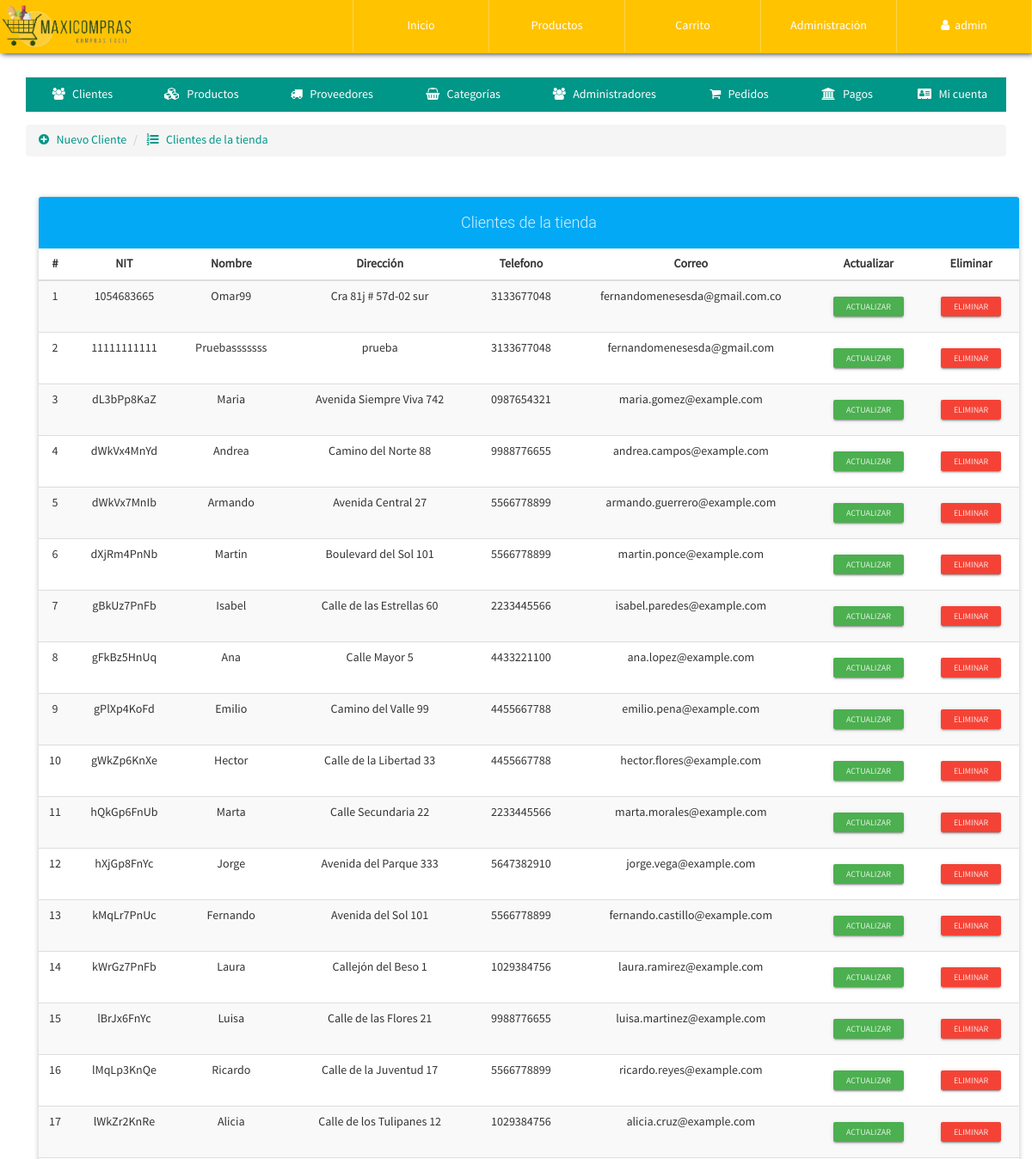
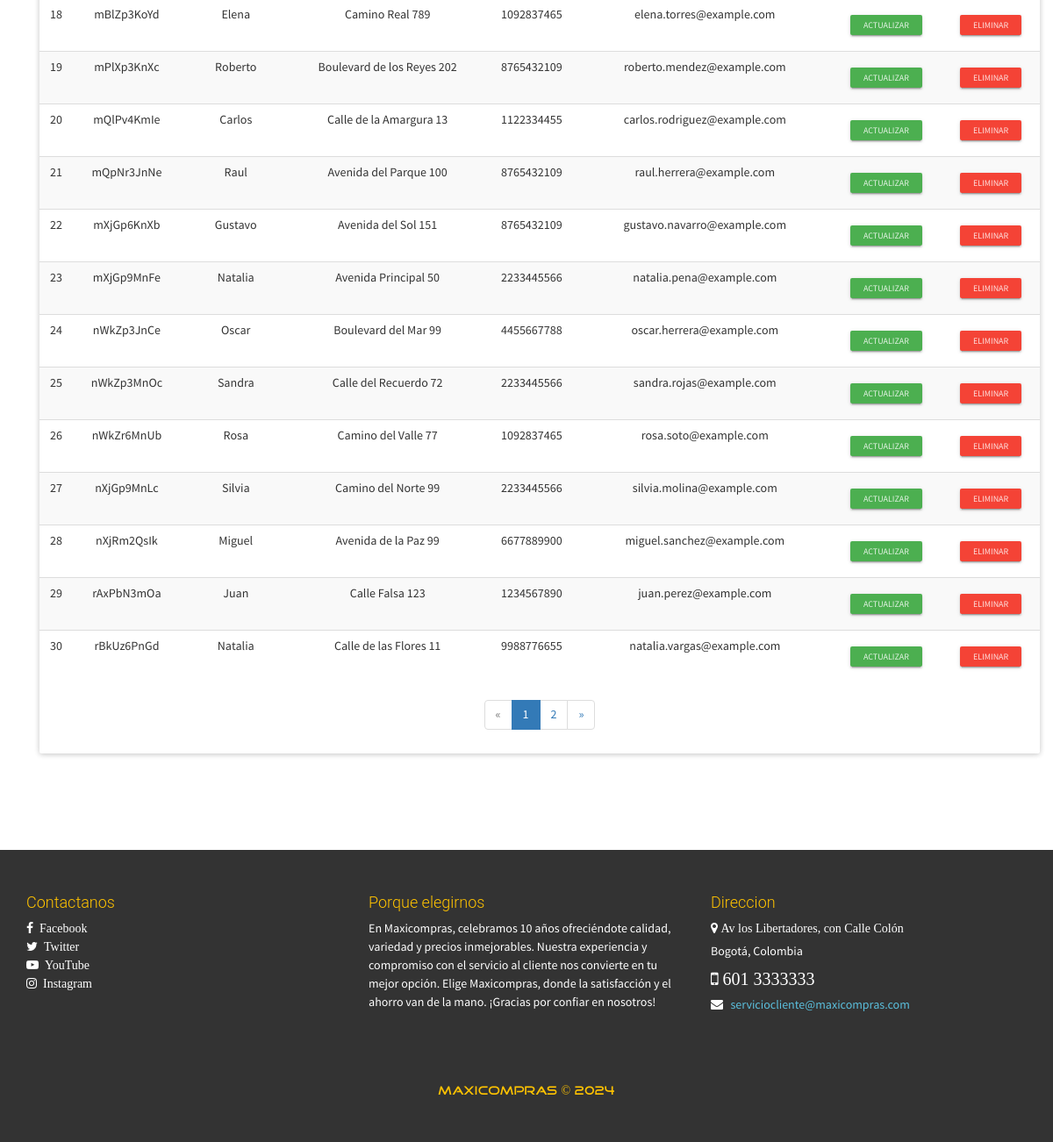
Screenshot of /configAdmin.php?view=clientelist (signed in) with the database file from the repository (2 pictures, top to bottom).
### tables this page shows
CREATE TABLE `cliente` (
  `NIT` varchar(30) NOT NULL,
  `Nombre` varchar(30) NOT NULL,
  `NombreCompleto` varchar(70) NOT NULL,
  `Apellido` varchar(70) NOT NULL,
  `Clave` text NOT NULL,
  `Direccion` varchar(200) NOT NULL,
  `Telefono` varchar(20) NOT NULL,
  `Email` varchar(30) NOT NULL
);

### admin/clientelist-view.php (the view, shortened to what this page needs)
<ul class="breadcrumb" style="margin-bottom: 5px;">
    <li>
        <a href="configAdmin.php?view=cliente">
            <i class="fa fa-plus-circle" aria-hidden="true"></i> &nbsp; Nuevo Cliente
        </a>
    </li>
    <li>
        <a href="configAdmin.php?view=clientelist"><i class="fa fa-list-ol" aria-hidden="true"></i> &nbsp; Clientes de la tienda</a>
    </li>
</ul>
<div class="container">
	<div class="row">
		<div class="col-xs-12">
            <br><br>
            <div class="panel panel-info">
                <div class="panel-heading text-center"><h4>Clientes de la tienda</h4></div>
              	<div class="table-responsive">
                  <table class="table table-striped table-hover">
                      	<thead>
                          	<tr>
								<th class="text-center">#</th>
                              	<th class="text-center">NIT</th>
                              	<th class="text-center">Nombre</th>
                              	<th class="text-center">Dirección</th>
                              	<th class="text-center">Telefono</th>
                              	<th class="text-center">Correo</th>
                              	<th class="text-center">Actualizar</th>
                              	<th class="text-center">Eliminar</th>
                          	</tr>
                      	</thead>
                      	<tbody>
                          	<?php
								$mysqli = mysqli_connect(SERVER, USER, PASS, BD);
								mysqli_set_charset($mysqli, "utf8");
								$pagina = isset($_GET['pag']) ? (int)$_GET['pag'] : 1;
								$regpagina = 30;
								$inicio = ($pagina > 1) ? (($pagina * $regpagina) - $regpagina) : 0;
								$proveedores=mysqli_query($mysqli,"SELECT SQL_CALC_FOUND_ROWS * FROM cliente LIMIT $inicio, $regpagina");
								$totalregistros = mysqli_query($mysqli,"SELECT FOUND_ROWS()");
								$totalregistros = mysqli_fetch_array($totalregistros, MYSQLI_ASSOC);
								$numeropaginas = ceil($totalregistros["FOUND_ROWS()"]/$regpagina);
								$cr=$inicio+1;
                                while($prov=mysqli_fetch_array($proveedores, MYSQLI_ASSOC)){
                            ?>
							<tr>
								<td class="text-center"><?php echo $cr; ?></td>
								<td class="text-center"><?php echo $prov['NIT']; ?></td>
								<td class="text-center"><?php echo $prov['Nombre']; ?></td>
								<td class="text-center"><?php echo $prov['Direccion']; ?></td>
								<td class="text-center"><?php echo $prov['Telefono']; ?></td>
								<td class="text-center"><?php echo $prov['Email']; ?></td>
								<td class="text-center">
	                        		<a href="configAdmin.php?view=clienteinfo&code=<?php echo $prov['NIT']; ?>" class="btn btn-raised btn-xs btn-success">Actualizar</a>
	                        	</td>
	                        	<td class="text-center">
	                        		<form action="process/delcliente.php" method="POST" class="FormCatElec" data-form="delete">
	                        			<button type="submit" class="btn btn-raised btn-xs btn-danger">Eliminar</button>
	                        		</form>
	                        	</td>
                            <?php
                            	$cr++;
                                }
                            ?>
                      	</tbody>
                  </table>
              	</div>
                <?php if($numeropaginas>=1): ?>
              	<div class="text-center">
                  <ul class="pagination">
                    <?php if($pagina == 1): ?>
                        <li class="disabled">
                            <a>
                                <span aria-hidden="true">&laquo;</span>
                            </a>
                        </li>
                    <?php endif; ?>
                    <?php
                        for($i=1; $i <= $numeropaginas; $i++ ){
                            if($pagina == $i){
                                echo '<li class="active"><a href="configAdmin.php?view=clientelist&pag='.$i.'">'.$i.'</a></li>';
                            }else{
                                echo '<li><a href="configAdmin.php?view=clientelist&pag='.$i.'">'.$i.'</a></li>';
                            }
                        }
                    ?>
                    <?php if($pagina == $numeropaginas): ?>
                        <li class="disabled">
                            <a>
                                <span aria-hidden="true">&raquo;</span>
                            </a>
                        </li>
                    <?php else: ?>
                        <li>
                            <a href="configAdmin.php?view=clientelist&pag=<?php echo $pagina+1; ?>">
                                <span aria-hidden="true">&raquo;</span>
                            </a>
                        </li>
                    <?php endif; ?>
                  </ul>
                </div>
                <?php endif; ?>
            </div>
        </div>
	</div>
</div>

### css/style.css (style rules this page uses)
body { font-family: "FontFamilySPro"; line-height: 1.5; font-size: 1.4em; width: 100%; height: 100%; margin: 0px; padding: 0px; background-position: center center; background-repeat: no-repeat; background-attachment: fixed; background-size: cover; background-color: #fff; }
#container-page-configAdmin { background-image: url(../assets/img/font-registration.JPG); }

### rows the page displays
cliente: NIT "1054683665", Nombre "Omar99", Direccion "Cra 81j # 57d-02 sur", Telefono "3133677048", Email "fernandomenesesda@gmail.com.co"
cliente: NIT "11111111111", Nombre "Pruebasssssss", Direccion "prueba", Telefono "3133677048", Email "fernandomenesesda@gmail.com"
cliente: NIT "dL3bPp8KaZ", Nombre "Maria", Direccion "Avenida Siempre Viva 742", Telefono "0987654321", Email "maria.gomez@example.com"
cliente: NIT "dWkVx4MnYd", Nombre "Andrea", Direccion "Camino del Norte 88", Telefono "9988776655", Email "andrea.campos@example.com"
cliente: NIT "dWkVx7MnIb", Nombre "Armando", Direccion "Avenida Central 27", Telefono "5566778899", Email "armando.guerrero@example.com"
cliente: NIT "dXjRm4PnNb", Nombre "Martin", Direccion "Boulevard del Sol 101", Telefono "5566778899", Email "martin.ponce@example.com"
cliente: NIT "gBkUz7PnFb", Nombre "Isabel", Direccion "Calle de las Estrellas 60", Telefono "2233445566", Email "isabel.paredes@example.com"
cliente: NIT "gFkBz5HnUq", Nombre "Ana", Direccion "Calle Mayor 5", Telefono "4433221100", Email "ana.lopez@example.com"
cliente: NIT "gPlXp4KoFd", Nombre "Emilio", Direccion "Camino del Valle 99", Telefono "4455667788", Email "emilio.pena@example.com"
cliente: NIT "gWkZp6KnXe", Nombre "Hector", Direccion "Calle de la Libertad 33", Telefono "4455667788", Email "hector.flores@example.com"
cliente: NIT "hQkGp6FnUb", Nombre "Marta", Direccion "Calle Secundaria 22", Telefono "2233445566", Email "marta.morales@example.com"
cliente: NIT "hXjGp8FnYc", Nombre "Jorge", Direccion "Avenida del Parque 333", Telefono "5647382910", Email "jorge.vega@example.com"
cliente: NIT "kMqLr7PnUc", Nombre "Fernando", Direccion "Avenida del Sol 101", Telefono "5566778899", Email "fernando.castillo@example.com"
cliente: NIT "kWrGz7PnFb", Nombre "Laura", Direccion "Callejón del Beso 1", Telefono "1029384756", Email "laura.ramirez@example.com"
cliente: NIT "lBrJx6FnYc", Nombre "Luisa", Direccion "Calle de las Flores 21", Telefono "9988776655", Email "luisa.martinez@example.com"
cliente: NIT "lMqLp3KnQe", Nombre "Ricardo", Direccion "Calle de la Juventud 17", Telefono "5566778899", Email "ricardo.reyes@example.com"
cliente: NIT "lWkZr2KnRe", Nombre "Alicia", Direccion "Calle de los Tulipanes 12", Telefono "1029384756", Email "alicia.cruz@example.com"
cliente: NIT "mBlZp3KoYd", Nombre "Elena", Direccion "Camino Real 789", Telefono "1092837465", Email "elena.torres@example.com"
cliente: NIT "mPlXp3KnXc", Nombre "Roberto", Direccion "Boulevard de los Reyes 202", Telefono "8765432109", Email "roberto.mendez@example.com"
cliente: NIT "mQlPv4KmIe", Nombre "Carlos", Direccion "Calle de la Amargura 13", Telefono "1122334455", Email "carlos.rodriguez@example.com"
cliente: NIT "mQpNr3JnNe", Nombre "Raul", Direccion "Avenida del Parque 100", Telefono "8765432109", Email "raul.herrera@example.com"
cliente: NIT "mXjGp6KnXb", Nombre "Gustavo", Direccion "Avenida del Sol 151", Telefono "8765432109", Email "gustavo.navarro@example.com"
cliente: NIT "mXjGp9MnFe", Nombre "Natalia", Direccion "Avenida Principal 50", Telefono "2233445566", Email "natalia.pena@example.com"
cliente: NIT "nWkZp3JnCe", Nombre "Oscar", Direccion "Boulevard del Mar 99", Telefono "4455667788", Email "oscar.herrera@example.com"
cliente: NIT "nWkZp3MnOc", Nombre "Sandra", Direccion "Calle del Recuerdo 72", Telefono "2233445566", Email "sandra.rojas@example.com"
cliente: NIT "nWkZr6MnUb", Nombre "Rosa", Direccion "Camino del Valle 77", Telefono "1092837465", Email "rosa.soto@example.com"
cliente: NIT "nXjGp9MnLc", Nombre "Silvia", Direccion "Camino del Norte 99", Telefono "2233445566", Email "silvia.molina@example.com"
cliente: NIT "nXjRm2QsIk", Nombre "Miguel", Direccion "Avenida de la Paz 99", Telefono "6677889900", Email "miguel.sanchez@example.com"
cliente: NIT "rAxPbN3mOa", Nombre "Juan", Direccion "Calle Falsa 123", Telefono "1234567890", Email "juan.perez@example.com"
cliente: NIT "rBkUz6PnGd", Nombre "Natalia", Direccion "Calle de las Flores 11", Telefono "9988776655", Email "natalia.vargas@example.com"

### other values shown
$_SESSION['nombreAdmin'] "admin"
